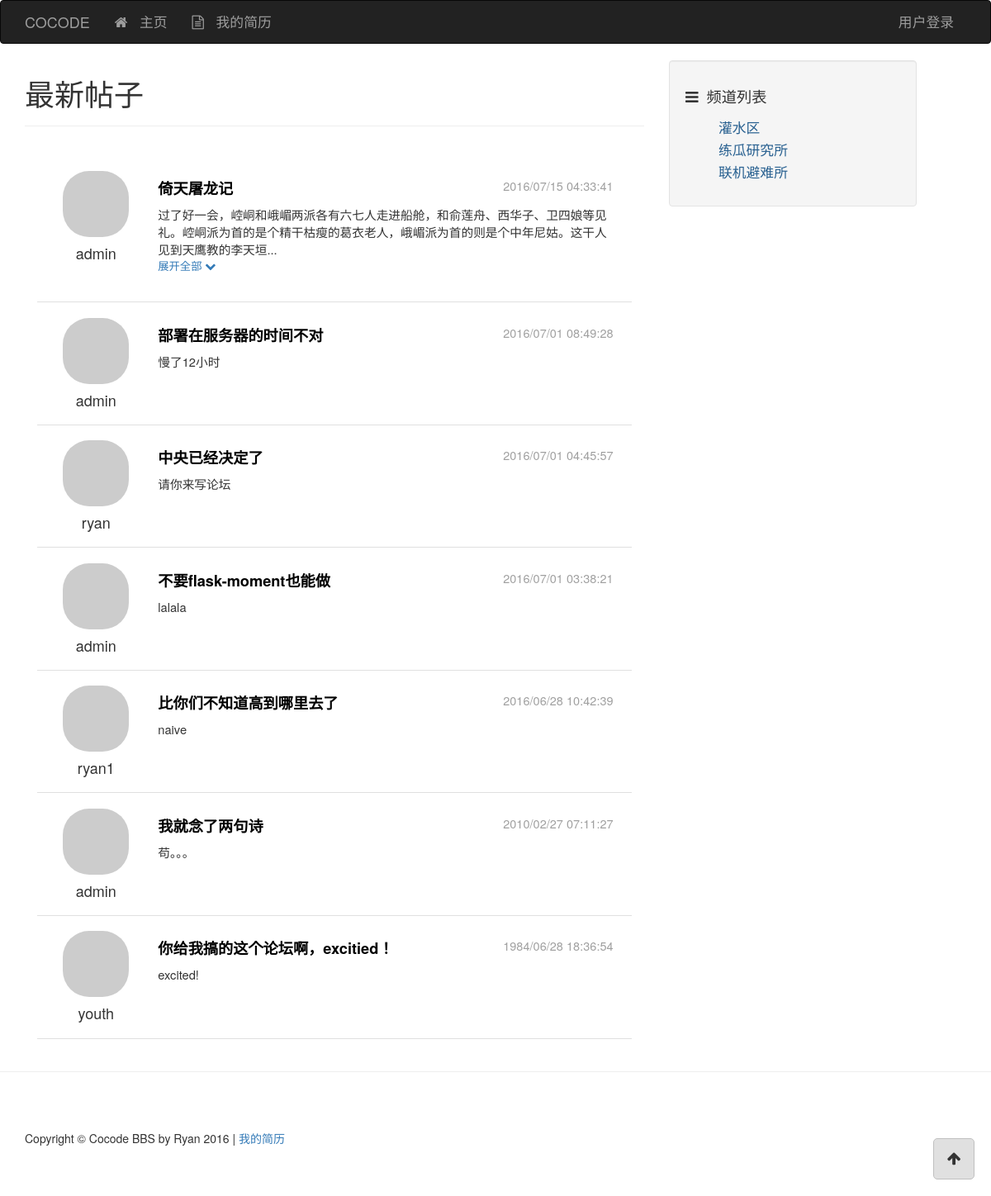
The page / on the database its author committed.
### app/models/post.py (models this page shows, shortened)
class Post(db.Model, Model):
    __tablename__ = 'posts'
    id = db.Column(db.Integer, primary_key=True)
    title = db.Column(db.String())
    content = db.Column(db.String())
    created_time = db.Column(db.Integer, default=0)
    channel_id = db.Column(db.Integer, db.ForeignKey('channels.id'))
    user_id = db.Column(db.Integer, db.ForeignKey('users.id'))
    comments = db.relationship('Comment', backref='post')

### app/models/user.py (models this page shows, shortened)
class User(db.Model, Model):
    __tablename__ = 'users'
    id = db.Column(db.Integer, primary_key=True)
    username = db.Column(db.String(), unique=True)
    password_hash = db.Column(db.String())
    email = db.Column(db.String(), unique=True)
    avatar_hash = db.Column(db.String())
    created_time = db.Column(db.Integer, default=0)
    role_id = db.Column(db.Integer, db.ForeignKey('roles.id'))
    posts = db.relationship('Post', backref='author')
    comments = db.relationship('Comment', backref='author')
    @property
    def password(self):
        raise AttributeError('password is not readable')
    def gravatar(self, size=100, default='identicon', rating='g'):
        from flask import request
        gravatar_url = 'secure.gravatar.com/avatar'
        if request.is_secure:
            url = 'https://' + gravatar_url
        else:
            url = 'http://' + gravatar_url
        hash = self.avatar_hash or md5(self.email.encode('utf-8')).hexdigest()
        return '{url}/{hash}?s={size}&d={default}&r={rating}'.format(url=url,
                                                                     hash=hash,
                                                                     size=size,
                                                                     default=default,
                                                                     rating=rating)

### app/models/channel.py (models this page shows, shortened)
class Channel(db.Model, Model):
    __tablename__ = 'channels'
    id = db.Column(db.Integer, primary_key=True)
    name = db.Column(db.String(), default=ChannelPermission.NORMAL)
    permission = db.Column(db.Integer)
    created_time = db.Column(db.Integer, default=0)
    posts = db.relationship('Post', backref='channel')
    @staticmethod
    def posts_sorted_by_time(posts, reverse=True):
        posts.sort(key=lambda p: p.created_time, reverse=reverse)
        return posts

### app/controllers/views.py (the view)
@controllers.route('/')
def index():
    posts = []
    user = current_user()
    if user is None:
        permissions = 0x01
    else:
        permissions = user.permissions()
    channels = Channel.query.all()
    for channel in channels:
        if permissions & channel.permission:
            posts += channel.posts
    return render_template('index.html', posts=posts)

### app/controllers/context_processers.py (called while the page is built)
@controllers.app_context_processor
def current_user_processor():
    user = current_user()
    return dict(current_user=user)

@controllers.app_context_processor
def channel_processor():
    channels = Channel.query.all()
    permissions = {
        'NORMAL': ChannelPermission.NORMAL,
        'ADMIN': ChannelPermission.ADMIN,
    }
    dic = {
        'channels': channels,
        'channel_permissions': permissions,
    }
    return dict(**dic)

@controllers.app_context_processor
def class_processor():
    return dict(Channel=Channel)

@controllers.app_context_processor
def user_processor():
    user_count = User.query.count()
    new_user = User.query.order_by(User.created_time.desc()).first()
    return dict(new_user=new_user,
                user_count=user_count)

@controllers.app_context_processor
def post_processor():
    post_count = Post.query.count()
    return dict(post_count=post_count)

@controllers.app_context_processor
def comment_processor():
    comment_count = Comment.query.count()
    return dict(comment_count=comment_count)

### app/controllers/filters.py (called while the page is built)
@controllers.app_template_filter('format_time')
def format_time(timestamp):
    format = '%Y/%m/%d %H:%M:%S'
    t = time.localtime(timestamp)
    ft = time.strftime(format, t)
    return ft

### app/models/user.py (called while the page is built)
def current_user():
    id = session.get('user_id', None)
    user = None
    if id is not None:
        user = User.user_by_id(id)
    return user

### app/templates/index.html (shortened to what this page needs)
{% extends "base.html" %}
{% block page_content %}
<h1>最新帖子</h1>
<hr>
{% include "_posts.html" %}
{% endblock %}

### app/templates/base.html (shortened to what this page needs)
<!DOCTYPE html>
<html lang="en">
{% block head %}
<head>
    <link href="../static/css/base-styles.css" rel="stylesheet">
    <link href="../static/css/bootstrap.min.css" rel="stylesheet">
    <link href="../static/css/font-awesome.min.css" rel="stylesheet">
</head>
{% endblock %}
<body>
{% block navbar %}
<div class="header">
    <div class="navbar navbar-inverse" role="navigation">
        <div class="container">
            <div class="navbar-header">
            <div class="navbar-brand" href="/">COCODE</div>
            </div>
            <div class="navbar-collapse collapse">
                <ul class="nav navbar-nav">
                    <li><a href="/"><div class="fa fa-home"></div> 主页</a></li>
                    <li><a href="#" class="a-resume"><div class="fa fa-file-text-o"></div> 我的简历</a></li>
                </ul>
                <ul class="nav navbar-nav navbar-right">
                    {% if current_user is not none %}
                    <li><a href="#" class="dropdown-toggle" data-toggle="dropdown">
                        {{ current_user.username }}<b class="caret"></b>
                    </a>
                        <ul class="dropdown-menu">
                            <li><a href="#"><div class="fa fa-user"></div> 用户资料</a></li>
                            <li role="separator" class="divider"></li>
                            <li><a href="/accounts/logout"><div class="fa fa-power-off"></div> 登出用户</a></li>
                        </ul>
                    </li>
                    {% else %}
                    <li><a href="/accounts">用户登录</a></li>
                    {% endif %}
                </ul>
            </div>
        </div>
    </div>
</div>
{% endblock %}
{% block content %}
<div class="container">
    <div class="row">
        {% block content_body %}
        <div class="col-lg-8">
            {% block page_content %}
            {% endblock %}
        </div>
        <div class="col-md-4">
            {% block side_content %}
            <div class="side-content">
                <div class="well">
                    <div class="channel-title"><div class="fa fa-bars"></div>频道列表</div>
                    <div class="row">
                        <div class="col-lg-12">
                            <ul class="channel-list">
                                {% for c in channels %}
                                {% if c.permission == channel_permissions['NORMAL'] %}
                                <li><a href="/channel/{{ c.id }}">{{ c.name }}</a></li>
                                {% endif %}
                                {% endfor %}
                            </ul>
                        </div>
                    </div>
                </div>
            </div>
            {% endblock %}
        </div>
        {% endblock %}
    </div>
</div>
{% endblock %}
{% block to_top %}
<div class="container">
    <a href="#top">
        <div class="back-to-top">
        <div class="fa fa-arrow-up"></div>
        </div>
    </a>
</div>
{% endblock %}
{% block footer %}
<hr>
<div class="container">
    <footer>
    <div class="row">
        <div class="col-lg-12">
            <p>Copyright &copy; Cocode BBS by Ryan 2016 | <a href="#" class="a-resume">我的简历</a></p>
        </div>
    </div>
    </footer>
</div>
{% endblock %}
</body>
</html>

### app/templates/_posts.html (shortened to what this page needs)
<div class="post-list" id="id-div-post-list">
    {% for post in Channel.posts_sorted_by_time(posts) %}
    <div class="post-item" id="id-post-item-{{ post.id }}">
        <div class="post-author col-md-2">
            <a href="#">
                <img class="media-object round-portrait-64" src="{{ post.author.gravatar(size=64) }}">
            </a>
            <h4 class="media-heading">{{ post.author.username }}</h4>
        </div>
        <div class="post-body col-md-10">
            <div class="post-title"><a href="{{ url_for('controllers.post_view', id=post.id) }}">{{ post.title }}</a>
                <div class="post-date">{{ post.created_time | format_time }}</div>
            </div>
            <div class="post-content" id="id-post-content-{{ post.id }}">
                {{ post.content }}
            </div>
            <div class="display display-all" data-id="{{ post.id }}">展开全部
                <div class="fa fa-chevron-down"></div>
            </div>
        </div>
    </div>
    {% endfor %}
</div>

### app/static/css/base-styles.css (style rules this page uses)
.header .navbar { font-size: 120%; }
.fa { margin-right: 10px; }
.side-content { position: fixed; width: 25%; }
.back-to-top { float: right; width: 50px; height: 50px; font-size: large; text-align: center; position: fixed; bottom: 20px; right: 20px; padding: 10px; border-radius: 5px; border: 1px solid #c0c0c0; background-color: #e0e0e0; }
.container > a { text-decoration: none; color: inherit; }
.back-to-top .fa { margin-right: 0; }
.channel-title { font-size: 130%; padding: 10px 0 10px; }
ul.channel-list li { font-size: 120%; list-style-type: none; margin: 3px 0 3px; }
ul.channel-list li > a { text-decoration: none; color: rgb(40, 96, 144); }
footer { margin: 50px 0; }
.post-list { padding: 2%; }
.post-list .post-item { padding: 2%; margin: 4px 0 4px; border-bottom: 1px solid #e0e0e0; display: flex; flex-direction: row; }
.post-list .post-item .post-author { display: flex; flex-direction: column; align-items: center; }
.post-list .post-item .post-author h4 { margin-top: 10px; }
.post-list .post-item .post-title .post-date { font-size: 80%; font-weight: normal; float: right; color: #a0a0a0; }
.post-list .post-item .post-body { padding: 8px; margin-left: 10px; }
.post-list .post-item .post-body .post-title { font-size: 130%; font-weight: bold; margin-bottom: 8px; }
.post-list .post-item .post-body .post-title a { text-decoration: none; color: black; }
.post-list .post-item .post-body .post-content { font-size: 105%; }
.post-list .post-item .post-body .display { color: rgb(51, 122, 183); font-size: 95%; }
img.round-portrait-64 { border-radius: 32px; }

### rows shown on the page
Post: author.username "admin", title "倚天屠龙记", created_time "2016/07/15 04:33:41"
Post: author.username "admin", title "部署在服务器的时间不对", created_time "2016/07/01 08:49:28", content "慢了12小时"
Post: author.username "ryan", title "中央已经决定了", created_time "2016/07/01 04:45:57", content "请你来写论坛"
Post: author.username "admin", title "不要flask-moment也能做", created_time "2016/07/01 03:38:21", content "lalala"
Post: author.username "ryan1", title "比你们不知道高到哪里去了", created_time "2016/06/28 10:42:39", content "naive"
Post: author.username "admin", title "我就念了两句诗", created_time "2010/02/27 07:11:27", content "苟。。。"
Post: author.username "youth", title "你给我搞的这个论坛啊，excitied！", created_time "1984/06/28 18:36:54", content "excited!"
Channel: name "灌水区"
Channel: name "练瓜研究所"
Channel: name "联机避难所"
